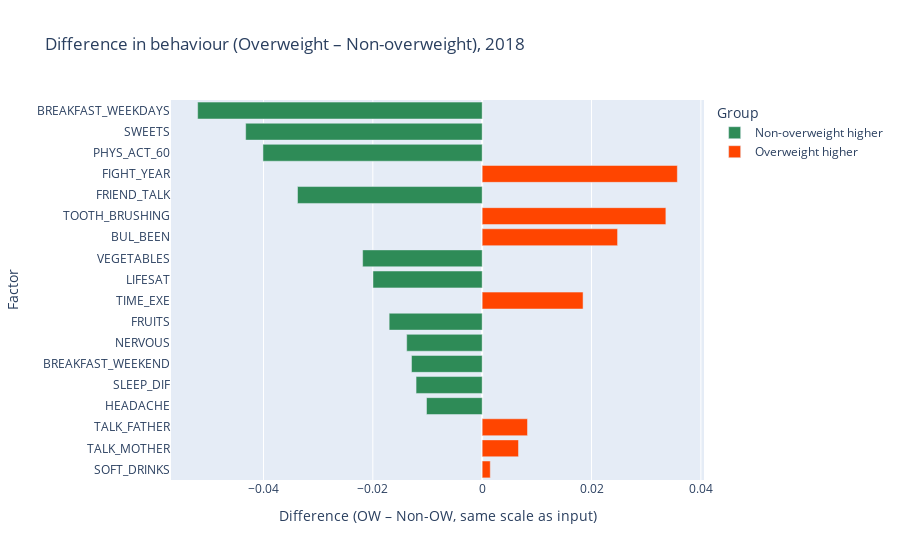

Notebook code for this chart:
### Markdown cell above
# Yet another approach
## Overweight / non-overweight

### Code cell
# jen rok 2018
df_2018 = df[df["YEAR"] == 2018].copy()

# (pokud chceš škálu 0–1, odkomentuj):
# df_2018 = normalize_factors(df_2018, behavior_factors, dict_scales)

for feature in list_columns:
    max_scale = dict_scales[feature]
    df_2018[feature] = df_2018[feature] / max_scale

# průměry pro overweight a non-overweight
ow_means  = df_2018[df_2018["OVERWEIGHT"] == 1][list_columns].mean()
non_means = df_2018[df_2018["OVERWEIGHT"] == 0][list_columns].mean()

# rozdíl OW − NON
diff = ow_means.reindex(list_columns) - non_means.reindex(list_columns)


# dataframe pro graf – přes index, aby se nic „neztratilo“
df_diff = diff.reset_index()
df_diff.columns = ["FACTOR", "DIFFERENCE"]

# absolutní rozdíl pro řazení
df_diff["ORIG_IS_NAN"] = df_diff["DIFFERENCE"].isna()
df_diff["DIFFERENCE"] = df_diff["DIFFERENCE"].fillna(0.0)

# seřadit od největšího rozdílu po nejmenší
df_diff["ABS_DIFF"] = df_diff["DIFFERENCE"].abs()
df_diff = df_diff.sort_values("ABS_DIFF", ascending=False)

# label pro barvu
df_diff["SIDE"] = np.where(
    df_diff["DIFFERENCE"] > 0,
    "Overweight higher",
    "Non-overweight higher"
)

color_map = {
    "Overweight higher": "orangered",
    "Non-overweight higher": "seagreen"
}

fig_diff = px.bar(
    df_diff,
    x="DIFFERENCE",
    y="FACTOR",
    orientation="h",
    color="SIDE",
    color_discrete_map=color_map,
    category_orders={"FACTOR": df_diff["FACTOR"].tolist()},
    title="Difference in behaviour (Overweight – Non-overweight), 2018"
)

fig_diff.update_layout(
    xaxis_title="Difference (OW – Non-OW, same scale as input)",
    yaxis_title="Factor",
    legend_title="Group"
)

fig_diff.show()

### Figure 1 — Plotly figure (JSON) as saved in the notebook; plotly's stock layout.template omitted (floating-point values rounded to 4 significant figures)
{"data": [{"hovertemplate": "SIDE=Non-overweight higher<br>DIFFERENCE=%{x}<br>FACTOR=%{y}<extra></extra>", "legendgroup": "Non-overweight higher", "marker": {"color": "seagreen", "pattern": {"shape": ""}}, "name": "Non-overweight higher", "orientation": "h", "showlegend": true, "textposition": "auto", "type": "bar", "x": [-0.05204, -0.04326, -0.04009, -0.03378, -0.02186, -0.01997, -0.01701, -0.01381, -0.01293, -0.01209, -0.01018], "xaxis": "x", "y": ["BREAKFAST_WEEKDAYS", "SWEETS", "PHYS_ACT_60", "FRIEND_TALK", "VEGETABLES", "LIFESAT", "FRUITS", "NERVOUS", "BREAKFAST_WEEKEND", "SLEEP_DIF", "HEADACHE"], "yaxis": "y"}, {"hovertemplate": "SIDE=Overweight higher<br>DIFFERENCE=%{x}<br>FACTOR=%{y}<extra></extra>", "legendgroup": "Overweight higher", "marker": {"color": "orangered", "pattern": {"shape": ""}}, "name": "Overweight higher", "orientation": "h", "showlegend": true, "textposition": "auto", "type": "bar", "x": [0.0357, 0.0336, 0.02477, 0.01845, 0.008291, 0.006643, 0.001481], "xaxis": "x", "y": ["FIGHT_YEAR", "TOOTH_BRUSHING", "BUL_BEEN", "TIME_EXE", "TALK_FATHER", "TALK_MOTHER", "SOFT_DRINKS"], "yaxis": "y"}], "layout": {"barmode": "relative", "legend": {"title": {"text": "Group"}, "tracegroupgap": 0}, "title": {"text": "Difference in behaviour (Overweight – Non-overweight), 2018"}, "xaxis": {"anchor": "y", "domain": [0, 1], "title": {"text": "Difference (OW – Non-OW, same scale as input)"}}, "yaxis": {"anchor": "x", "categoryarray": ["SOFT_DRINKS", "TALK_MOTHER", "TALK_FATHER", "HEADACHE", "SLEEP_DIF", "BREAKFAST_WEEKEND", "NERVOUS", "FRUITS", "TIME_EXE", "LIFESAT", "VEGETABLES", "BUL_BEEN", "TOOTH_BRUSHING", "FRIEND_TALK", "FIGHT_YEAR", "PHYS_ACT_60", "SWEETS", "BREAKFAST_WEEKDAYS"], "categoryorder": "array", "domain": [0, 1], "title": {"text": "Factor"}}}}
